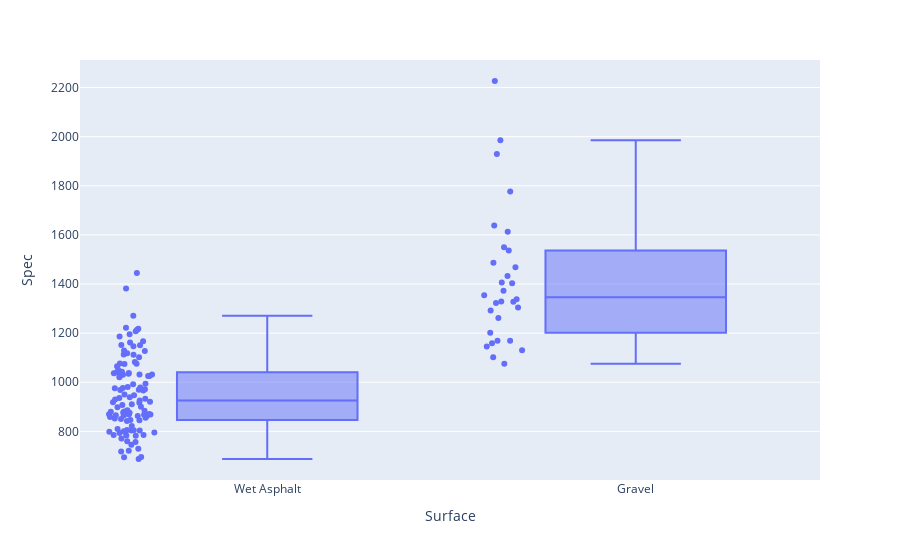

The notebook cell saved with this chart:
### Code cell
fig = px.box(alldf, x="Surface", y="Spec", points = 'all')
fig.show()

### Figure 1 — Plotly figure (JSON) as saved in the notebook; plotly's stock layout.template omitted (floating-point values rounded to 4 significant figures; data arrays with more than 128 entries replaced by an {"elided": "..."} marker saying what was removed)
{"data": [{"alignmentgroup": "True", "boxpoints": "all", "hovertemplate": "Surface=%{x}<br>Spec=%{y}<extra></extra>", "legendgroup": "", "marker": {"color": "#636efa"}, "name": "", "notched": false, "offsetgroup": "", "orientation": "v", "showlegend": false, "type": "box", "x": {"elided": "139 str values"}, "x0": " ", "xaxis": "x", "y": {"elided": "139 float values"}, "y0": " ", "yaxis": "y"}], "layout": {"boxmode": "group", "legend": {"tracegroupgap": 0}, "margin": {"t": 60}, "xaxis": {"anchor": "y", "domain": [0, 1], "title": {"text": "Surface"}}, "yaxis": {"anchor": "x", "domain": [0, 1], "title": {"text": "Spec"}}}}
